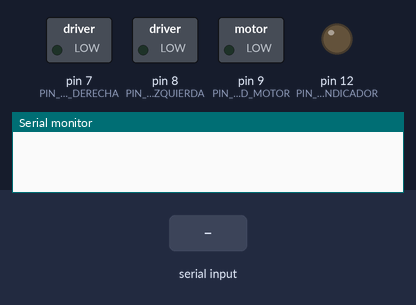
Simulated run of this sketch. Board: Arduino Uno, built with avr-gcc and run on an emulated ATmega328P. Shown: switched loads named in the sketch (green lamp = pin HIGH), output pins drawn as LEDs (lit = HIGH), the last lines printed to the serial monitor. Dashed ring = blinking. Inputs (shaded band) come from the test bench.

Above: at 1.2 s.
1.3 s: "DERECHA_RAPIDA\n" received over Serial
At 1.5 s:
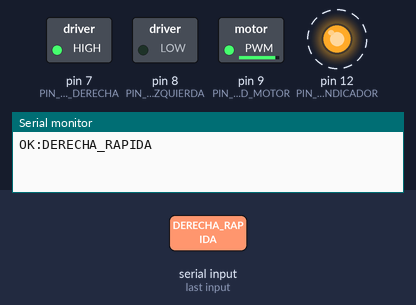
4.3 s: "DERECHA_NORMAL\n" received over Serial
At 4.9 s:
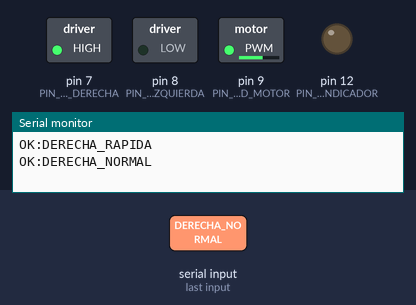
5.8 s: "IZQUIERDA_LENTA\n" received over Serial
At 6.0 s:
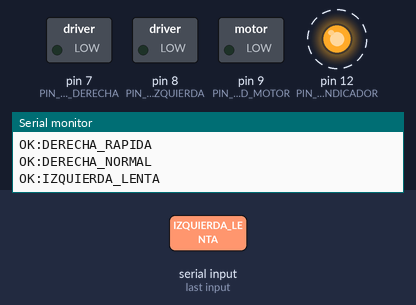
Timing chart, 0 to 14.8 s (numbered marks = the images above; inputs shaded):
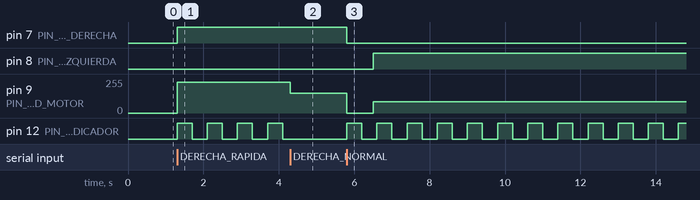

Measured:
- after the input at 1.3 s, pin 7 (PIN_GIRO_DERECHA): LOW → HIGH at once; pin 9 (PIN_VELOCIDAD_MOTOR): 0/255 → 230/255 at once; pin 12 (PIN_LED_INDICADOR): alternates HIGH for 0.40 s and LOW for 0.40 s, starting at once
- after the input at 4.3 s, pin 9 (PIN_VELOCIDAD_MOTOR): 230/255 → 150/255 at once; pin 12 (PIN_LED_INDICADOR): stops changing and stays LOW
- after the input at 5.8 s, pin 7 (PIN_GIRO_DERECHA): HIGH → LOW at once; pin 8 (PIN_GIRO_IZQUIERDA): LOW → HIGH after 0.70 s; pin 9 (PIN_VELOCIDAD_MOTOR): 150/255 → 0/255 at once, → 85/255 0.70 s later; pin 12 (PIN_LED_INDICADOR): alternates HIGH for 0.40 s and LOW for 0.40 s, starting at once

The sketch:

control-motor-por-matlab.ino
```cpp
#include <Arduino.h>
#include <string.h>

// ========================================
// PINES: ARDUINO UNO R3
// ========================================

const byte PIN_VELOCIDAD_MOTOR = 9;
const byte PIN_GIRO_DERECHA = 7;
const byte PIN_GIRO_IZQUIERDA = 8;
const byte PIN_LED_INDICADOR = 12;

// ========================================
// PARAMETROS DE LA PRACTICA
// ========================================

// Valores PWM de 0 a 255.
// No representan RPM medidas.
const byte VELOCIDAD_NORMAL = 150;
const byte VELOCIDAD_RAPIDA = 230;
const byte VELOCIDAD_LENTA = 85;

const unsigned long INTERVALO_LED = 400;

// Ajustar según la inercia del motor real.
const unsigned long PAUSA_INVERSION = 700;

const int8_t DETENIDO = 0;
const int8_t DERECHA = 1;
const int8_t IZQUIERDA = -1;

// ========================================
// VARIABLES DEL MOTOR
// ========================================

int8_t sentidoActual = DETENIDO;
int8_t sentidoSolicitado = DETENIDO;

byte velocidadSolicitada = 0;

bool inversionPendiente = false;
unsigned long inicioInversion = 0;

// ========================================
// VARIABLES DEL LED
// ========================================

bool parpadeoActivo = false;
bool estadoLED = false;

unsigned long ultimoCambioLED = 0;

// ========================================
// RECEPCION SERIAL
// ========================================

char comandoSerial[40];
byte longitudComando = 0;
bool descartarLinea = false;


// ========================================
// APAGAR SALIDAS DEL MOTOR
// ========================================

void apagarMotor() {

  analogWrite(PIN_VELOCIDAD_MOTOR, 0);

  digitalWrite(PIN_GIRO_DERECHA, LOW);
  digitalWrite(PIN_GIRO_IZQUIERDA, LOW);

  sentidoActual = DETENIDO;
}


// ========================================
// APLICAR MOVIMIENTO SOLICITADO
// ========================================

void aplicarMovimiento() {

  // Deshabilitar potencia antes de cambiar entradas.
  analogWrite(PIN_VELOCIDAD_MOTOR, 0);

  if (sentidoSolicitado == DERECHA) {

    digitalWrite(PIN_GIRO_DERECHA, HIGH);
    digitalWrite(PIN_GIRO_IZQUIERDA, LOW);

  } else if (sentidoSolicitado == IZQUIERDA) {

    digitalWrite(PIN_GIRO_DERECHA, LOW);
    digitalWrite(PIN_GIRO_IZQUIERDA, HIGH);

  } else {

    apagarMotor();
    return;
  }

  sentidoActual = sentidoSolicitado;

  analogWrite(
    PIN_VELOCIDAD_MOTOR,
    velocidadSolicitada
  );
}


// ========================================
// CONFIGURAR INDICADOR
// ========================================

void configurarLED(bool activarParpadeo) {

  if (activarParpadeo && !parpadeoActivo) {

    estadoLED = true;
    ultimoCambioLED = millis();

    digitalWrite(PIN_LED_INDICADOR, HIGH);
  }

  parpadeoActivo = activarParpadeo;

  if (!parpadeoActivo) {

    estadoLED = false;
    digitalWrite(PIN_LED_INDICADOR, LOW);
  }
}


// ========================================
// SOLICITAR MOVIMIENTO
// ========================================

void solicitarMovimiento(
  int8_t nuevoSentido,
  byte nuevaVelocidad,
  bool activarParpadeo
) {

  sentidoSolicitado = nuevoSentido;
  velocidadSolicitada = nuevaVelocidad;

  configurarLED(activarParpadeo);

  // Si ya estamos esperando, actualizar la solicitud
  // sin cancelar la pausa.
  if (inversionPendiente) {
    return;
  }

  bool requiereInversion =
    sentidoActual != DETENIDO &&
    sentidoActual != sentidoSolicitado;

  if (requiereInversion) {

    apagarMotor();

    inversionPendiente = true;
    inicioInversion = millis();

  } else {

    aplicarMovimiento();
  }
}


// ========================================
// PARO COMPLETO
// ========================================

void ejecutarParo() {

  inversionPendiente = false;

  sentidoSolicitado = DETENIDO;
  velocidadSolicitada = 0;

  apagarMotor();
  configurarLED(false);
}


// ========================================
// PROCESAR COMANDO DE MATLAB
// ========================================

void procesarComando(const char* comando) {

  if (strcmp(comando, "DERECHA_NORMAL") == 0) {

    solicitarMovimiento(
      DERECHA,
      VELOCIDAD_NORMAL,
      false
    );

  } else if (strcmp(comando, "DERECHA_RAPIDA") == 0) {

    solicitarMovimiento(
      DERECHA,
      VELOCIDAD_RAPIDA,
      true
    );

  } else if (strcmp(comando, "IZQUIERDA_LENTA") == 0) {

    solicitarMovimiento(
      IZQUIERDA,
      VELOCIDAD_LENTA,
      true
    );

  } else if (strcmp(comando, "PARO") == 0) {

    ejecutarParo();

  } else {

    Serial.print(F("ERROR:COMANDO_DESCONOCIDO:"));
    Serial.println(comando);
    return;
  }

  // Confirma recepción, no movimiento físico.
  Serial.print(F("OK:"));
  Serial.println(comando);
}


// ========================================
// LEER SERIAL SIN BLOQUEAR
// ========================================

void recibirComandos() {

  while (Serial.available() > 0) {

    char caracter = Serial.read();

    if (caracter == '\n') {

      if (!descartarLinea && longitudComando > 0) {

        comandoSerial[longitudComando] = '\0';
        procesarComando(comandoSerial);
      }

      longitudComando = 0;
      descartarLinea = false;

    } else if (caracter != '\r' && !descartarLinea) {

      if (longitudComando < sizeof(comandoSerial) - 1) {

        comandoSerial[longitudComando++] = caracter;

      } else {

        // Descartar líneas demasiado largas.
        descartarLinea = true;
        longitudComando = 0;
      }
    }
  }
}


// ========================================
// TERMINAR PAUSA DE INVERSION
// ========================================

void actualizarMotor() {

  if (!inversionPendiente) {
    return;
  }

  if (millis() - inicioInversion >= PAUSA_INVERSION) {

    inversionPendiente = false;
    aplicarMovimiento();
  }
}


// ========================================
// PARPADEO SIN DELAY
// ========================================

void actualizarLED() {

  if (!parpadeoActivo) {
    return;
  }

  unsigned long ahora = millis();

  if (ahora - ultimoCambioLED >= INTERVALO_LED) {

    ultimoCambioLED = ahora;
    estadoLED = !estadoLED;

    digitalWrite(PIN_LED_INDICADOR, estadoLED);
  }
}


// ========================================
// CONFIGURACION INICIAL
// ========================================

void setup() {

  pinMode(PIN_VELOCIDAD_MOTOR, OUTPUT);
  pinMode(PIN_GIRO_DERECHA, OUTPUT);
  pinMode(PIN_GIRO_IZQUIERDA, OUTPUT);
  pinMode(PIN_LED_INDICADOR, OUTPUT);

  ejecutarParo();

  Serial.begin(115200);
}


// ========================================
// PROGRAMA PRINCIPAL
// ========================================

void loop() {

  recibirComandos();
  actualizarMotor();
  actualizarLED();
}
```
